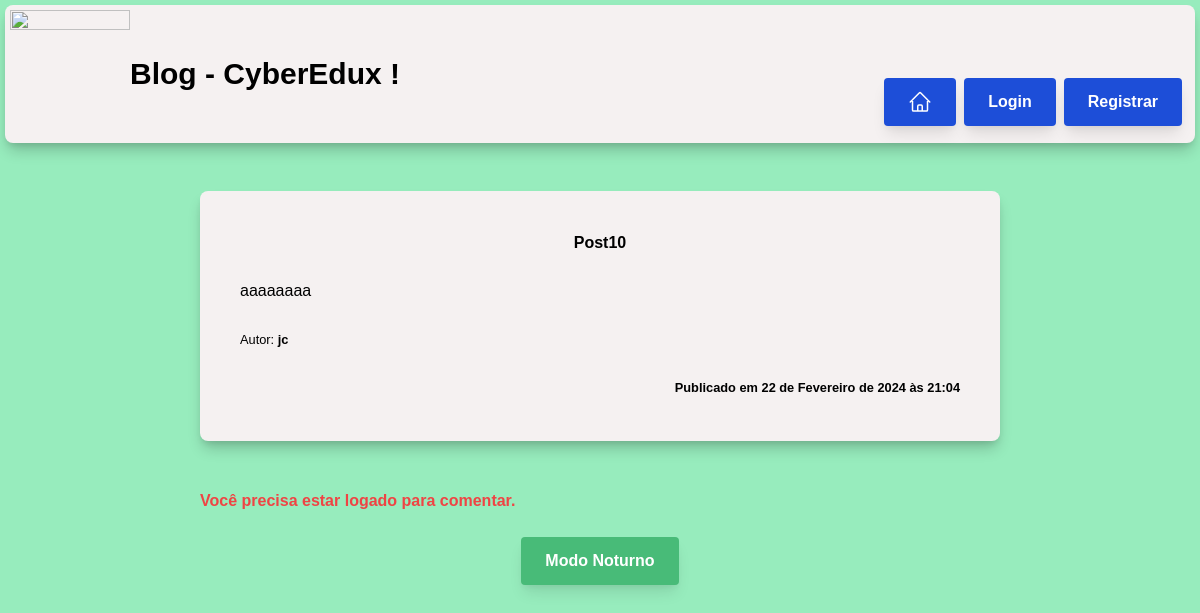
Page /abc on the committed database.
### APP_1/models.py (models this page shows)
class Post (models.Model):
    titulo = models.CharField(max_length = 200)
    conteudo = models.TextField()
    publicacao_em = models.DateTimeField(auto_now_add = True)
    autor = models.CharField(max_length = 100)
    resumo = models.TextField()
    slug = models.SlugField(unique = True )
    img = models.CharField(max_length = 200)
    class meta:
        ordering = ['-publicado_em']

### APP_1/views.py (the view)
# urls.py: path('<slug:slug>', views.post_detail, name='post_detail'),
def post_detail(request, slug):
    post = get_object_or_404(Post, slug=slug)
    if request.method == 'POST' and request.user.is_authenticated:
        conteudo = request.POST.get('conteudo')
        comentario = Comentario(nome=request.user.username, email=request.user.email, conteudo=conteudo, post=post)
        comentario.save()
        return redirect('post_detail', slug=post.slug)
    return render(request, 'post_details.html', {'post': post})

### APP_1/templates/post_details.html (shortened to what this page needs)
{% extends 'base.html' %}
{% load static %}
{% block conteudo %}
<div class="p-10 info-section bg-white rounded-lg">
    <div class="text-center">
        <h2><strong>{{post.titulo}}</strong></h2>
    </div>
    <br>
    <p style="text-align: justify;">{{post.conteudo}}</p>
    <br>
    <small>Autor: <strong>{{post.autor}}</strong></small>
    <br>
    <br>
    <div class="text-right mb-0.5">
        <small><strong> Publicado em {{post.publicacao_em}}</strong></small>
    </div>
</div>
{% if user.is_authenticated %}
<form method="post" class="bg-gray-200 p-6 rounded-md">
    {% csrf_token %}
    <div class="mb-4">
        <label for="conteudo" class="block text-gray-700 font-bold">Comentar:</label>
        <textarea id="conteudo" name="conteudo" class="text-black mt-1 block w-full rounded-md border-gray-300 shadow-sm bg-gray-250   "></textarea>
    </div>
    <input type="submit" value="Enviar" class="bg-green-500 hover:bg-green-700 text-white font-bold py-2 px-4 rounded">
</form>
<br>
{% else %}
<p class="text-red-500 font-bold pb-6"> Você precisa estar logado para comentar.</p>
{% endif %}
{% endblock %}

### APP_1/static/style.css (style rules this page uses)
body { background-color: #97ecbd; font-family: 'Arial', sans-serif; transition: background-color 0.5s ease; }
.info-section { margin-bottom: 3rem; background-color: #f5f1f1; box-shadow: 0 10px 15px -3px rgba(0, 0, 0, 0.2), 0 4px 6px -2px rgba(0, 0, 0, 0.1); transition: background-color 0.5s ease, color 0.5s ease; }

### rows in the picture
Post: titulo "Post10", conteudo "aaaaaaaa", autor "jc", publicacao_em "22 de Fevereiro de 2024 às 21:04"
